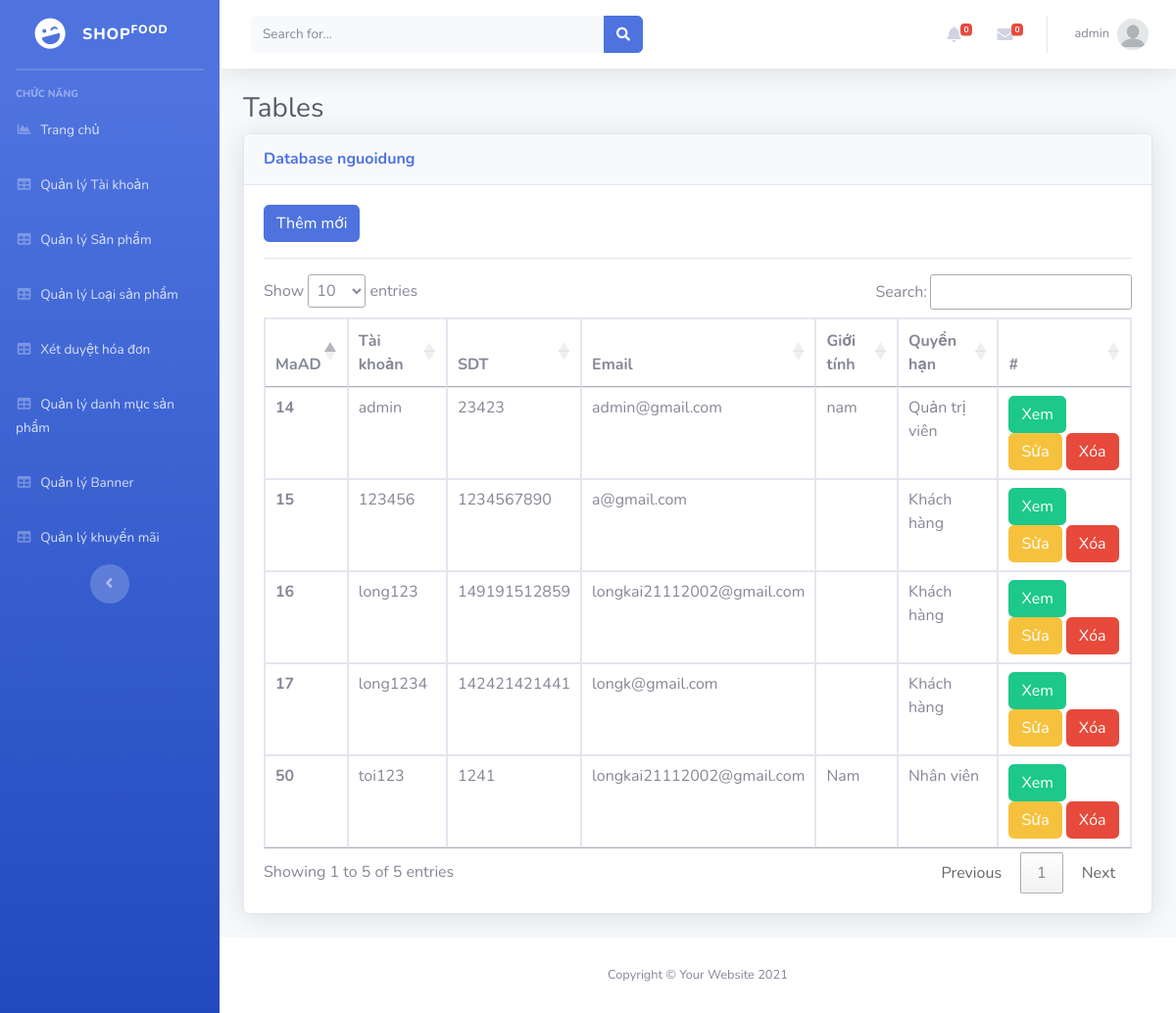
Screenshot of /Admin/index.php?mod=nguoidung (signed in) with the database file from the repository.
### tables this page shows
CREATE TABLE `nguoidung` (
  `MaND` int(11) NOT NULL,
  `Ho` varchar(20) NOT NULL,
  `Ten` varchar(20) NOT NULL,
  `GioiTinh` varchar(10) NOT NULL,
  `SDT` varchar(20) DEFAULT NULL,
  `Email` varchar(50) NOT NULL,
  `DiaChi` varchar(200) NOT NULL,
  `TaiKhoan` varchar(100) NOT NULL,
  `MatKhau` varchar(100) NOT NULL,
  `MaQuyen` int(11) NOT NULL,
  `TrangThai` int(11) NOT NULL
);

### Admin/MVC/controllers/NguoiDungController.php (called while the page is built, shortened)
<?php
class NguoiDungController
{
    var $nguoidung_model;
    public function __construct()
    {
        $this->nguoidung_model = new nguoidung();
    }
    public function list()
    {
        $data = $this->nguoidung_model->All();
        require_once("MVC/Views/Admin/index.php");
    }
}

### Admin/MVC/Models/connection.php (called while the page is built, shortened)
<?php
    class Connection{
        function __construct()
        {
            $severname ="localhost";
            $username ="root";
            $password ="";
            $db_name ="shopfoodvn";
            $this->conn = new mysqli($severname,$username,$password,$db_name);
        }
    }
?>

### Admin/MVC/Models/model.php (called while the page is built, shortened)
<?php
require_once("connection.php");
class Model
{
    var $table;
    var $contens;
    function __construct()
    {
        $conn_obj = new Connection();
        $this->conn = $conn_obj->conn;
    }
    function All()
    {
        $query = "select * from $this->table ORDER BY $this->contens DESC ";
        require("result.php");
        return $data;
    }
}

### Admin/MVC/Models/result.php (called while the page is built)
<?php
$result = $this->conn->query($query);
$data = array();
while ($row = $result->fetch_assoc()) {
    $data[] = $row;
}
?>

### Admin/MVC/Views/nguoidung/list.php (the view, shortened to what this page needs)
<?php if (isset($_SESSION['isLogin_Admin']) && $_SESSION['isLogin_Admin'] == true) { ?>
<a href="?mod=nguoidung&act=add" type="button" class="btn btn-primary">Thêm mới</a>
<?php } ?>
<hr>
<table class="table table-bordered" id="dataTable" width="100%" cellspacing="0">
  <thead>
    <tr>
      <th scope="col">MaAD</th>
      <th scope="col">Tài khoản</th>
      <th scope="col">SDT</th>
      <th scope="col">Email</th>
      <th scope="col">Giới tính</th>
      <th scope="col">Quyền hạn</th>
      <th>#</th>
    </tr>
  </thead>
  <tbody>
    <?php foreach ($data as $row) { ?>
      <tr>
        <th scope="row"><?= $row['MaND'] ?></th>
        <td><?= $row['TaiKhoan'] ?></td>
        <td><?= $row['SDT'] ?></td>
        <td><?= $row['Email'] ?></td>
        <td><?= $row['GioiTinh'] ?></td>
        <td>
          <?php
          if ($row['MaQuyen'] == 2) {
            echo 'Quản trị viên';
          } else {
            if ($row['MaQuyen'] == 1) {
              echo 'Khách hàng';
            } else {
              echo 'Nhân viên';
            }
          }
          ?>
        </td>
        <td>
          <a href="?mod=nguoidung&act=detail&id=<?= $row['MaND'] ?>" type="button" class="btn btn-success">Xem</a>
          <?php if (isset($_SESSION['isLogin_Admin']) && $_SESSION['isLogin_Admin'] == true) { ?>
          <a href="?mod=nguoidung&act=edit&id=<?= $row['MaND'] ?>" type="button" class="btn btn-warning">Sửa</a>
          <a href="?mod=nguoidung&act=delete&id=<?= $row['MaND'] ?>" onclick="return confirm('Bạn có thật sự muốn xóa ?');" type="button" class="btn btn-danger">Xóa</a>
          <?php }?>
        </td>
      </tr>
    <?php } ?>
  </tbody>
</table>

### rows the page displays
nguoidung: MaND "50", TaiKhoan "toi123", SDT "1241", Email "longkai21112002@gmail.com", GioiTinh "Nam", shows "Nhân viên"
nguoidung: MaND "17", TaiKhoan "long1234", SDT "142421421441", Email "longk@gmail.com", shows "Khách hàng"
nguoidung: MaND "16", TaiKhoan "long123", SDT "149191512859", Email "longkai21112002@gmail.com", shows "Khách hàng"
nguoidung: MaND "15", TaiKhoan "123456", SDT "1234567890", Email "a@gmail.com", shows "Khách hàng"
nguoidung: MaND "14", TaiKhoan "admin", SDT "23423", Email "admin@gmail.com", GioiTinh "nam", shows "Quản trị viên"

### other values shown
$_SESSION['login']['TaiKhoan'] "admin"
$mod "nguoidung"
